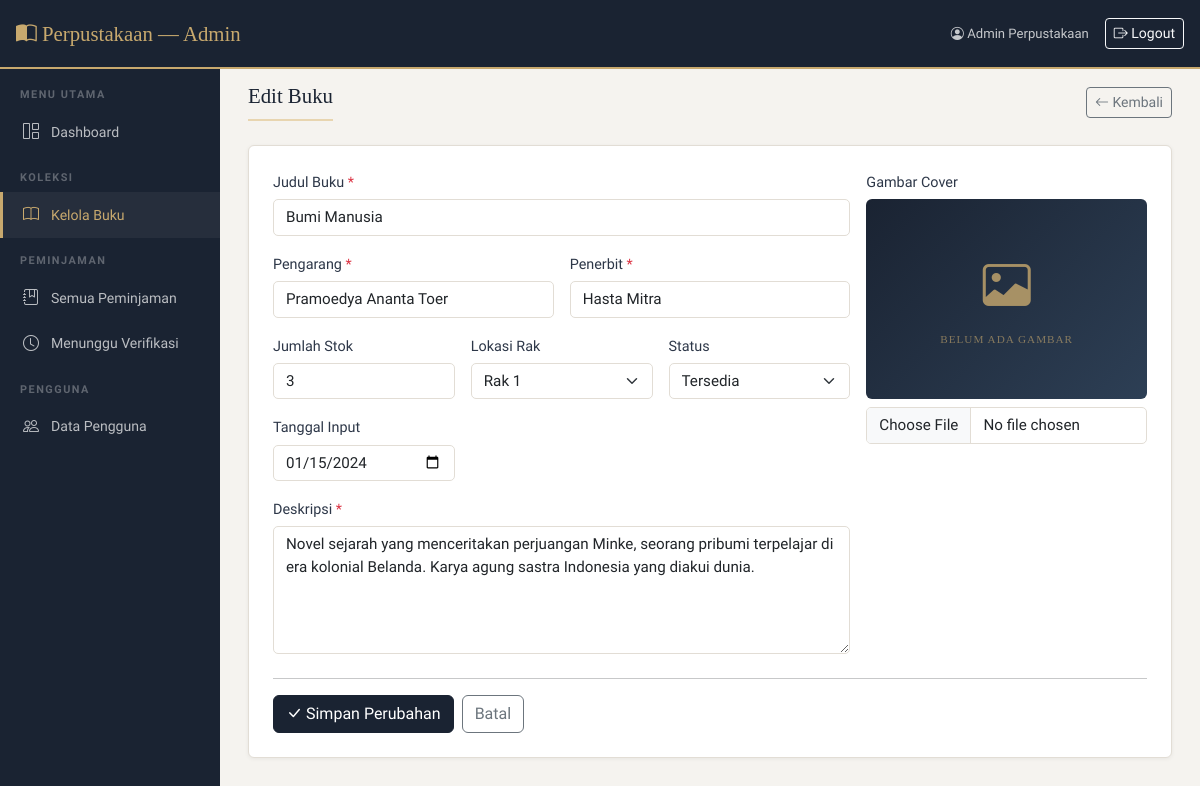
The page /admin/edit_buku.php?id=2 (signed in) on the database its author committed.
### tables this page shows
CREATE TABLE `buku` (
  `id_buku` int(15) NOT NULL AUTO_INCREMENT,
  `judul` varchar(255) NOT NULL,
  `pengarang` varchar(255) NOT NULL,
  `penerbit` varchar(255) NOT NULL,
  `deskripsi` longtext NOT NULL,
  `gambar_buku` varchar(500) DEFAULT NULL,
  `jumlah_buku` int(100) NOT NULL DEFAULT 1,
  `rak_buku` enum('rak_1','rak_2','rak_3') NOT NULL DEFAULT 'rak_1',
  `status` enum('di_pinjam','tidak_dipinjam') NOT NULL DEFAULT 'tidak_dipinjam',
  `tanggal` date NOT NULL,
  `created_at` timestamp DEFAULT CURRENT_TIMESTAMP,
  PRIMARY KEY (`id_buku`)
);

### admin/edit_buku.php (the view, shortened to what this page needs)
<?php
require '../config/database.php';
require '../includes/admin_header.php';
$id = intval($_GET['id']);
$book = $conn->query("SELECT * FROM buku WHERE id_buku=$id")->fetch_assoc();
?>
<div class="d-flex justify-content-between align-items-center mb-4">
    <h2 class="section-title mb-0">Edit Buku</h2>
    <a href="buku.php" class="btn btn-outline-secondary btn-sm"><i class="bi bi-arrow-left"></i> Kembali</a>
</div>
<div class="card">
<div class="card-body p-4">
<form method="POST" enctype="multipart/form-data">
    <div class="row g-3">
        <div class="col-md-8">
            <div class="mb-3">
                <label class="form-label">Judul Buku <span class="text-danger">*</span></label>
                <input type="text" class="form-control" name="judul" required value="<?php echo htmlspecialchars($book['judul']); ?>">
            </div>
            <div class="row g-3">
                <div class="col-sm-6">
                    <label class="form-label">Pengarang <span class="text-danger">*</span></label>
                    <input type="text" class="form-control" name="pengarang" required value="<?php echo htmlspecialchars($book['pengarang']); ?>">
                </div>
                <div class="col-sm-6">
                    <label class="form-label">Penerbit <span class="text-danger">*</span></label>
                    <input type="text" class="form-control" name="penerbit" required value="<?php echo htmlspecialchars($book['penerbit']); ?>">
                </div>
                <div class="col-sm-4">
                    <label class="form-label">Jumlah Stok</label>
                    <input type="number" class="form-control" name="jumlah_buku" min="0" value="<?php echo $book['jumlah_buku']; ?>">
                </div>
                <div class="col-sm-4">
                    <label class="form-label">Lokasi Rak</label>
                    <select class="form-select" name="rak_buku">
                        <?php foreach(['rak_1'=>'Rak 1','rak_2'=>'Rak 2','rak_3'=>'Rak 3'] as $k=>$v): ?>
                        <option value="<?php echo $k; ?>" <?php echo $book['rak_buku']===$k?'selected':''; ?>><?php echo $v; ?></option>
                        <?php endforeach; ?>
                    </select>
                </div>
                <div class="col-sm-4">
                    <label class="form-label">Status</label>
                    <select class="form-select" name="status">
                        <option value="tidak_dipinjam" <?php echo $book['status']==='tidak_dipinjam'?'selected':''; ?>>Tersedia</option>
                    </select>
                </div>
                <div class="col-sm-4">
                    <label class="form-label">Tanggal Input</label>
                    <input type="date" class="form-control" name="tanggal" value="<?php echo $book['tanggal']; ?>">
                </div>
            </div>
            <div class="mt-3">
                <label class="form-label">Deskripsi <span class="text-danger">*</span></label>
                <textarea class="form-control" name="deskripsi" rows="5" required><?php echo htmlspecialchars($book['deskripsi']); ?></textarea>
            </div>
        </div>
        <div class="col-md-4">
            <label class="form-label">Gambar Cover</label>
            <div class="book-cover rounded mb-2" style="height:200px;" id="cover-preview">
                <?php if (!empty($book['gambar_buku']) && file_exists('../uploads/books/'.$book['gambar_buku'])): ?>
                    <img src="../uploads/books/<?php echo htmlspecialchars($book['gambar_buku']); ?>" style="width:100%;height:100%;object-fit:cover;border-radius:6px;">
                <?php else: ?>
                    <div class="book-cover-placeholder"><i class="bi bi-image" style="font-size:3rem;"></i><span>Belum ada gambar</span></div>
                <?php endif; ?>
            </div>
            <input type="file" class="form-control mb-2" name="gambar_buku" id="gambar_input" accept="image/*">
        </div>
    </div>
    <hr class="mt-4">
    <div class="d-flex gap-2">
        <button type="submit" class="btn btn-primary"><i class="bi bi-check-lg"></i> Simpan Perubahan</button>
        <a href="buku.php" class="btn btn-outline-secondary">Batal</a>
    </div>
</form>
</div>
</div>
<?php require '../includes/admin_footer.php'; ?>

### assets/css/style.css (style rules this page uses)
:root { --primary: #1a2332; --accent: #c8a96e; --accent-light: #e8d5b0; --bg: #f5f3ef; --card-bg: #ffffff; --text: #2d3748; --text-muted: #718096; --border: #e2ddd5; --success: #2d6a4f; --danger: #9b2335; }
* { box-sizing: border-box; margin: 0; padding: 0; }
body { font-family: 'Source Sans 3', sans-serif; background-color: var(--bg); color: var(--text); font-size: 15px; line-height: 1.6; }
.card { border: 1px solid var(--border); border-radius: 6px; box-shadow: 0 1px 4px rgba(0,0,0,0.06); background: var(--card-bg); transition: transform 0.2s, box-shadow 0.2s; }
.book-cover { height: 200px; display: flex; align-items: center; justify-content: center; background: linear-gradient(135deg, var(--primary) 0%, #2d3f55 100%); border-radius: 6px 6px 0 0; overflow: hidden; }
.book-cover-placeholder { display: flex; flex-direction: column; align-items: center; justify-content: center; width: 100%; height: 100%; color: var(--accent); }
.book-cover-placeholder i { font-size: 3.5rem; opacity: 0.8; }
.book-cover-placeholder span { font-family: 'Playfair Display', serif; font-size: 0.7rem; color: rgba(200,169,110,0.6); margin-top: 6px; letter-spacing: 1px; text-transform: uppercase; }
.btn-primary { background: var(--primary); border-color: var(--primary); color: white; font-weight: 500; }
.form-control, .form-select { border-color: var(--border); border-radius: 5px; font-size: 0.95rem; }
.form-label { font-weight: 500; font-size: 0.9rem; color: var(--text); margin-bottom: 5px; }
.section-title { font-family: 'Playfair Display', serif; font-size: 1.3rem; color: var(--primary); margin-bottom: 20px; padding-bottom: 10px; border-bottom: 2px solid var(--accent-light); }

### rows shown on the page
buku: judul "Bumi Manusia", pengarang "Pramoedya Ananta Toer", penerbit "Hasta Mitra", jumlah_buku "3", rak_buku "Rak 1", status "Tersedia", tanggal "01/15/2024", deskripsi "Novel sejarah yang menceritakan perjuangan Minke, seorang pribumi terpelajar di era kolonial Belanda. Karya agung sastra Indonesia yang diakui dunia."

### other values the page prints
$user_name "Admin Perpustakaan"
